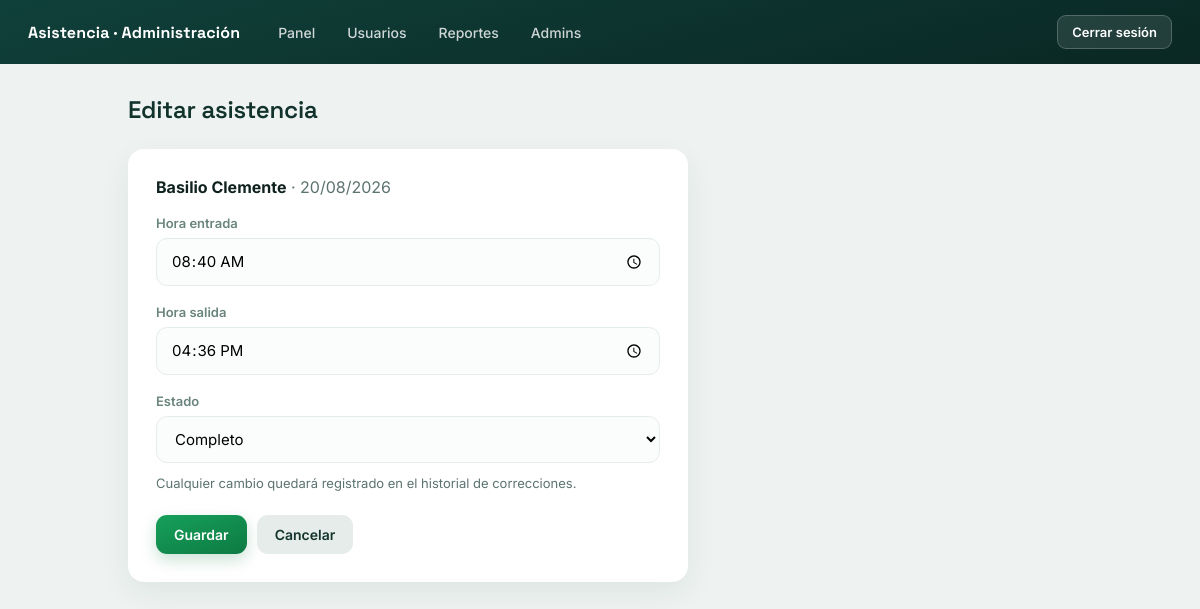
The page /gestion/asistencias/4/editar/ (signed in) on the database its author committed.
### registro/models.py (models this page shows, shortened)
class Asistencia(models.Model):
    ESTADO_COMPLETO = "completo"
    ESTADO_SIN_SALIDA = "entrada_sin_salida"
    ESTADO_CORREGIDO = "corregido"
    ESTADOS = [
        (ESTADO_COMPLETO, "Completo"),
        (ESTADO_SIN_SALIDA, "Entrada sin salida"),
        (ESTADO_CORREGIDO, "Corregido"),
    ]
    pasante = models.ForeignKey(
        Pasante, on_delete=models.PROTECT, related_name="asistencias"
    )
    fecha = models.DateField()
    hora_entrada = models.TimeField(null=True, blank=True)
    hora_salida = models.TimeField(null=True, blank=True)
    tardanza_min = models.PositiveIntegerField(default=0)
    estado = models.CharField(max_length=20, choices=ESTADOS, default=ESTADO_SIN_SALIDA)
    lat_entrada = models.FloatField(null=True, blank=True)
    lng_entrada = models.FloatField(null=True, blank=True)
    lat_salida = models.FloatField(null=True, blank=True)
    lng_salida = models.FloatField(null=True, blank=True)
    class Meta:
        unique_together = ("pasante", "fecha")
        ordering = ["-fecha", "pasante"]

class Pasante(models.Model):
    user = models.OneToOneField(User, on_delete=models.CASCADE, related_name="pasante")
    nombre = models.CharField(max_length=120)
    ci = models.CharField(max_length=20, unique=True)
    area = models.CharField(max_length=80)
    identificador = models.CharField(max_length=20, unique=True)
    horario_entrada = models.TimeField()
    horario_salida = models.TimeField()
    activo = models.BooleanField(default=True)
    dispositivo_id = models.CharField(max_length=64, blank=True, default="")

### registro/views.py (the view)
@staff_member_required
def asistencia_editar(request, pk):
    asistencia = get_object_or_404(Asistencia, pk=pk)
    if request.method == "POST":
        form = AsistenciaForm(request.POST, instance=asistencia)
        if form.is_valid():
            obj = form.save(commit=False)
            if obj.hora_entrada:
                obj.tardanza_min = _calcular_tardanza(
                    obj.pasante, obj.fecha, obj.hora_entrada
                )
            else:
                obj.tardanza_min = 0
            obj.save()
            if form.changed_data:
                Correccion.objects.create(
                    asistencia=asistencia,
                    admin=request.user,
                    detalle=(
                        f"Editado desde el panel. Campos: {', '.join(form.changed_data)}. "
                        f"Tardanza recalculada: {obj.tardanza_min} min."
                    ),
                )
            messages.success(
                request, "Asistencia actualizada. Se registró la corrección."
            )
            return redirect("asistencias_lista")
    else:
        form = AsistenciaForm(instance=asistencia)
    return render(
        request,
        "registro/asistencia_form.html",
        {"form": form, "asistencia": asistencia},
    )

### registro/forms.py
class AsistenciaForm(forms.ModelForm):
    class Meta:
        model = Asistencia
        fields = ["hora_entrada", "hora_salida", "estado"]
        widgets = {
            "hora_entrada": forms.TimeInput(attrs={"type": "time"}, format="%H:%M"),
            "hora_salida": forms.TimeInput(attrs={"type": "time"}, format="%H:%M"),
        }

### registro/templates/registro/asistencia_form.html (shortened to what this page needs)
{% extends "registro/base.html" %}
{% block contenido %}
<div class="cabecera">
    <h1>Editar asistencia</h1>
</div>
<div class="tarjeta">
    <p style="margin-bottom:18px;color:#5c7370;">
        <strong style="color:#10221f;">{{ asistencia.pasante.nombre }}</strong> ·
        {{ asistencia.fecha|date:"d/m/Y" }}
    </p>
    <form method="post" novalidate>
        {% for field in form %}
        <div class="campo">
            <label for="{{ field.id_for_label }}">{{ field.label }}</label>
            {{ field }}
        </div>
        {% endfor %}
        <p style="font-size:13px;color:#5c7370;margin-top:-6px;">
            Cualquier cambio quedará registrado en el historial de correcciones.
        </p>
        <div class="form-botones">
            <button type="submit" class="btn btn-verde">Guardar</button>
            <a class="btn btn-gris" href="{% url 'asistencias_lista' %}">Cancelar</a>
        </div>
    </form>
</div>
{% endblock %}

### registro/templates/registro/base.html (style rules this page uses)
:root { --green: #16a05a; --green-d: #0d7a43; --deep-1: #0a2723; --deep-2: #10403a; --azul: #1f6fce; --tenue: #6a847e; --borde: #e4ede9; --rojo: #c0392b; --ink: #12332c; --radius: 16px; --shadow: 0 10px 30px rgba(15, 45, 40, .07); }
* { box-sizing: border-box; margin: 0; padding: 0; }
body { font-family: "Inter", -apple-system, BlinkMacSystemFont, "Segoe UI", sans-serif; background: #eef3f1; color: var(--ink); min-height: 100vh; }
.cabecera { display: flex; justify-content: space-between; align-items: center; gap: 16px; margin-bottom: 24px; flex-wrap: wrap; }
.cabecera h1 { font-family: "Space Grotesk", sans-serif; font-size: 24px; font-weight: 600; letter-spacing: -.01em; }
.btn { border: none; border-radius: 11px; padding: 11px 18px; font-size: 14px; font-weight: 600; font-family: inherit; cursor: pointer; text-decoration: none; display: inline-block; transition: transform .08s, filter .15s, background .15s; }
.btn-verde { background: linear-gradient(160deg, var(--green), var(--green-d)); color: #fff; box-shadow: 0 6px 16px rgba(13, 122, 67, .22); }
.btn-gris { background: #e6ece9; color: var(--ink); }
.tarjeta { background: #fff; border-radius: var(--radius); padding: 28px; box-shadow: var(--shadow); max-width: 560px; }
.campo { margin-bottom: 18px; }
.campo label { display: block; font-size: 13px; font-weight: 600; color: var(--tenue); margin-bottom: 7px; }
.campo input, .campo select { width: 100%; padding: 12px 14px; font-size: 15px; font-family: inherit; border: 1.5px solid var(--borde); border-radius: 11px; background: #fbfdfc; transition: border-color .15s, box-shadow .15s; }
.form-botones { display: flex; gap: 10px; margin-top: 24px; }

### rows shown on the page
Asistencia: pasante.nombre "Basilio Clemente", fecha "20/08/2026", form "08:40" "16:36" "Completo"

### other values the page prints
{{ field.label }} "Hora entrada" "Hora salida" "Estado"
